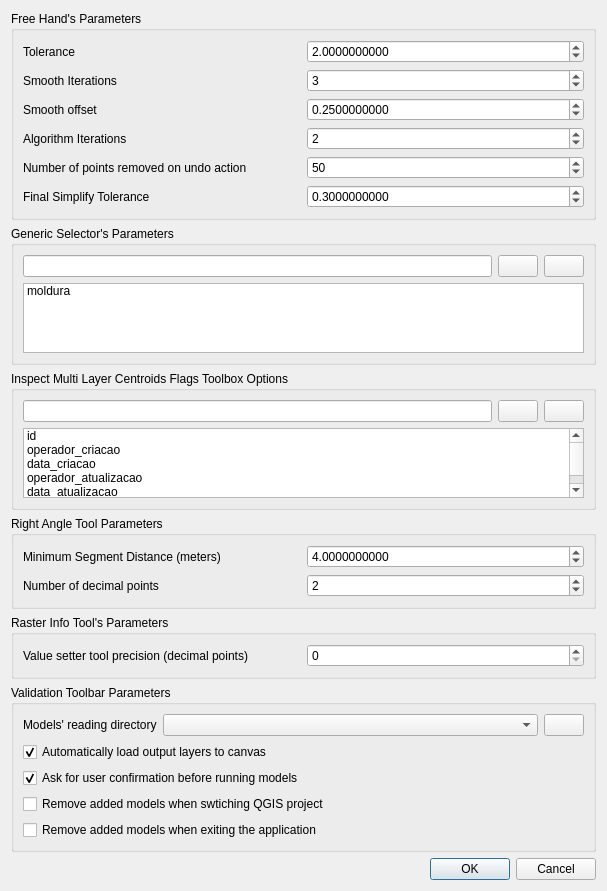
<?xml version="1.0" encoding="UTF-8"?>
<ui version="4.0">
 <class>Options</class>
 <widget class="QDialog" name="Options">
  <property name="geometry">
   <rect>
    <x>0</x>
    <y>0</y>
    <width>607</width>
    <height>783</height>
   </rect>
  </property>
  <property name="windowTitle">
   <string>DSGTools Options</string>
  </property>
  <layout class="QGridLayout" name="gridLayout_6">
   <item row="0" column="0">
    <widget class="QgsCollapsibleGroupBox" name="mGroupBox">
     <property name="title">
      <string>Free Hand's Parameters</string>
     </property>
     <property name="saveCollapsedState">
      <bool>false</bool>
     </property>
     <layout class="QGridLayout" name="gridLayout">
      <item row="0" column="0">
       <widget class="QLabel" name="label">
        <property name="text">
         <string>Tolerance</string>
        </property>
       </widget>
      </item>
      <item row="0" column="1">
       <widget class="QgsDoubleSpinBox" name="toleranceQgsDoubleSpinBox">
        <property name="decimals">
         <number>10</number>
        </property>
        <property name="maximum">
         <double>100000000000000000.000000000000000</double>
        </property>
        <property name="value">
         <double>2.000000000000000</double>
        </property>
       </widget>
      </item>
      <item row="1" column="0">
       <widget class="QLabel" name="label_2">
        <property name="text">
         <string>Smooth Iterations</string>
        </property>
       </widget>
      </item>
      <item row="1" column="1">
       <widget class="QgsSpinBox" name="smoothIterationsQgsSpinBox">
        <property name="maximum">
         <number>999999999</number>
        </property>
        <property name="value">
         <number>3</number>
        </property>
       </widget>
      </item>
      <item row="2" column="0">
       <widget class="QLabel" name="label_3">
        <property name="text">
         <string>Smooth offset</string>
        </property>
       </widget>
      </item>
      <item row="2" column="1">
       <widget class="QgsDoubleSpinBox" name="smoothOffsetQgsDoubleSpinBox">
        <property name="decimals">
         <number>10</number>
        </property>
        <property name="maximum">
         <double>100000000000000004764729344.000000000000000</double>
        </property>
        <property name="value">
         <double>0.250000000000000</double>
        </property>
       </widget>
      </item>
      <item row="3" column="0">
       <widget class="QLabel" name="label_4">
        <property name="text">
         <string>Algorithm Iterations</string>
        </property>
       </widget>
      </item>
      <item row="3" column="1">
       <widget class="QgsSpinBox" name="algIterationsQgsSpinBox">
        <property name="value">
         <number>2</number>
        </property>
       </widget>
      </item>
      <item row="4" column="0">
       <widget class="QLabel" name="label_5">
        <property name="text">
         <string>Number of points removed on undo action</string>
        </property>
       </widget>
      </item>
      <item row="4" column="1">
       <widget class="QgsSpinBox" name="undoQgsSpinBox">
        <property name="maximum">
         <number>999999999</number>
        </property>
        <property name="value">
         <number>50</number>
        </property>
       </widget>
      </item>
      <item row="5" column="0">
       <widget class="QLabel" name="label_8">
        <property name="text">
         <string>Final Simplify Tolerance</string>
        </property>
       </widget>
      </item>
      <item row="5" column="1">
       <widget class="QgsDoubleSpinBox" name="finalToleranceQgsDoubleSpinBox">
        <property name="decimals">
         <number>10</number>
        </property>
        <property name="maximum">
         <double>100000000000000000.000000000000000</double>
        </property>
        <property name="value">
         <double>0.300000000000000</double>
        </property>
       </widget>
      </item>
     </layout>
    </widget>
   </item>
   <item row="1" column="0">
    <widget class="QgsCollapsibleGroupBox" name="mGroupBox_2">
     <property name="title">
      <string>Generic Selector's Parameters</string>
     </property>
     <layout class="QGridLayout" name="gridLayout_3">
      <item row="0" column="0">
       <layout class="QHBoxLayout" name="horizontalLayout">
        <item>
         <widget class="QLineEdit" name="addParameterLineEdit"/>
        </item>
        <item>
         <widget class="QPushButton" name="addPushButton">
          <property name="text">
           <string/>
          </property>
          <property name="icon">
           <iconset resource="../../../resources.qrc">
            <normaloff>:/plugins/DsgTools/icons/plus.png</normaloff>:/plugins/DsgTools/icons/plus.png</iconset>
          </property>
          <property name="iconSize">
           <size>
            <width>16</width>
            <height>16</height>
           </size>
          </property>
         </widget>
        </item>
        <item>
         <widget class="QPushButton" name="removePushButton">
          <property name="text">
           <string/>
          </property>
          <property name="icon">
           <iconset resource="../../../resources.qrc">
            <normaloff>:/plugins/DsgTools/icons/remove.png</normaloff>:/plugins/DsgTools/icons/remove.png</iconset>
          </property>
         </widget>
        </item>
       </layout>
      </item>
      <item row="1" column="0">
       <widget class="QListWidget" name="blackListWidget">
        <property name="selectionMode">
         <enum>QAbstractItemView::MultiSelection</enum>
        </property>
        <item>
         <property name="text">
          <string>moldura</string>
         </property>
        </item>
       </widget>
      </item>
     </layout>
    </widget>
   </item>
   <item row="2" column="0">
    <widget class="QgsCollapsibleGroupBox" name="mGroupBox_6">
      <property name="title">
        <string>Inspect Multi Layer Centroids Flags Toolbox Options</string>
      </property>
      <layout class="QGridLayout" name="gridLayout_7">
        <item row="0" column="0">
          <layout class="QHBoxLayout" name="horizontalLayout_2">
            <item>
              <widget class="QLineEdit" name="addCentroidFlagParameterLineEdit"/>
            </item>
            <item>
              <widget class="QPushButton" name="addCentroidFlagPushButton">
                <property name="text">
                  <string/>
                </property>
                <property name="icon">
                  <iconset resource="../../../resources.qrc">
                    <normaloff>:/plugins/DsgTools/icons/plus.png</normaloff>:/plugins/DsgTools/icons/plus.png
                  </iconset>
                </property>
                <property name="iconSize">
                  <size>
                    <width>16</width>
                    <height>16</height>
                  </size>
                </property>
              </widget>
            </item>
            <item>
              <widget class="QPushButton" name="removeCentroidFlagPushButton">
                <property name="text">
                  <string/>
                </property>
                <property name="icon">
                  <iconset resource="../../../resources.qrc">
                    <normaloff>:/plugins/DsgTools/icons/remove.png</normaloff>:/plugins/DsgTools/icons/remove.png
                  </iconset>
                </property>
              </widget>
            </item>
          </layout>
        </item>
        <item row="1" column="0">
          <widget class="QListWidget" name="centroidFlagBlackListWidget">
            <property name="selectionMode">
              <enum>QAbstractItemView::MultiSelection</enum>
            </property>
            <item>
              <property name="text">
                <string>id</string>
              </property>
            </item>
            <item>
              <property name="text">
                <string>operador_criacao</string>
              </property>
            </item>
            <item>
              <property name="text">
                <string>data_criacao</string>
              </property>
            </item>
            <item>
              <property name="text">
                <string>operador_atualizacao</string>
              </property>
            </item>
            <item>
              <property name="text">
                <string>data_atualizacao</string>
              </property>
            </item>
          </widget>
        </item>
      </layout>
    </widget>
   </item>
   <item row="3" column="0">
    <widget class="QgsCollapsibleGroupBox" name="mGroupBox_4">
     <property name="title">
      <string>Right Angle Tool Parameters</string>
     </property>
     <layout class="QGridLayout" name="gridLayout_5">
      <item row="0" column="0">
       <widget class="QLabel" name="label_7">
        <property name="text">
         <string>Minimum Segment Distance (meters)</string>
        </property>
       </widget>
      </item>
      <item row="0" column="1">
       <widget class="QgsDoubleSpinBox" name="minSegmentDistanceQgsSpinBox">
        <property name="decimals">
         <number>10</number>
        </property>
        <property name="maximum">
         <double>100000000000000004764729344.000000000000000</double>
        </property>
        <property name="value">
         <double>4.000000000000000</double>
        </property>
       </widget>
      </item>
      <item row="1" column="0">
       <widget class="QLabel" name="label_10">
        <property name="text">
         <string>Number of decimal points</string>
        </property>
       </widget>
      </item>
      <item row="1" column="1">
       <widget class="QgsSpinBox" name="rightAngleDecimalsQgsSpinBox">
        <property name="value">
         <number>2</number>
        </property>
       </widget>
      </item>
     </layout>
    </widget>
   </item>
   <item row="4" column="0">
    <widget class="QgsCollapsibleGroupBox" name="mGroupBox_3">
     <property name="title">
      <string>Raster Info Tool's Parameters</string>
     </property>
     <layout class="QGridLayout" name="gridLayout_2">
      <item row="0" column="0">
       <widget class="QLabel" name="label_6">
        <property name="text">
         <string>Value setter tool precision (decimal points)</string>
        </property>
       </widget>
      </item>
      <item row="0" column="1">
       <widget class="QgsSpinBox" name="decimalQgsSpinBox">
        <property name="maximum">
         <number>21</number>
        </property>
        <property name="value">
         <number>0</number>
        </property>
       </widget>
      </item>
     </layout>
    </widget>
   </item>
   <item row="5" column="0">
    <widget class="QgsCollapsibleGroupBox" name="mGroupBox_5">
     <property name="title">
      <string>Validation Toolbar Parameters</string>
     </property>
     <layout class="QGridLayout" name="gridLayout_4">
      <item row="0" column="1">
       <widget class="QComboBox" name="modelPathComboBox">
        <property name="sizePolicy">
         <sizepolicy hsizetype="MinimumExpanding" vsizetype="Minimum">
          <horstretch>0</horstretch>
          <verstretch>0</verstretch>
         </sizepolicy>
        </property>
        <property name="frame">
         <bool>true</bool>
        </property>
       </widget>
      </item>
      <item row="0" column="0">
       <widget class="QLabel" name="label_9">
        <property name="sizePolicy">
         <sizepolicy hsizetype="Minimum" vsizetype="Minimum">
          <horstretch>0</horstretch>
          <verstretch>0</verstretch>
         </sizepolicy>
        </property>
        <property name="text">
         <string>Models' reading directory</string>
        </property>
       </widget>
      </item>
      <item row="2" column="0" colspan="2">
       <widget class="QCheckBox" name="checkBeforeRunModelCheckBox">
        <property name="text">
         <string>Ask for user confirmation before running models</string>
        </property>
        <property name="checked">
         <bool>true</bool>
        </property>
       </widget>
      </item>
      <item row="4" column="0" colspan="2">
       <widget class="QCheckBox" name="resetModelsCheckBox">
        <property name="text">
         <string>Remove added models when exiting the application</string>
        </property>
       </widget>
      </item>
      <item row="3" column="0" colspan="2">
       <widget class="QCheckBox" name="removeModelsProjectCheckBox">
        <property name="text">
         <string>Remove added models when swtiching QGIS project</string>
        </property>
       </widget>
      </item>
      <item row="0" column="2">
       <widget class="QPushButton" name="addModelPathPushButton">
        <property name="sizePolicy">
         <sizepolicy hsizetype="Minimum" vsizetype="Minimum">
          <horstretch>0</horstretch>
          <verstretch>0</verstretch>
         </sizepolicy>
        </property>
        <property name="toolTip">
         <string>Add a custom path to look for QGIS Processing models.</string>
        </property>
        <property name="text">
         <string/>
        </property>
        <property name="icon">
         <iconset resource="../../../resources.qrc">
          <normaloff>:/plugins/DsgTools/icons/plus.png</normaloff>:/plugins/DsgTools/icons/plus.png</iconset>
        </property>
       </widget>
      </item>
      <item row="1" column="0" colspan="3">
       <widget class="QCheckBox" name="loadModelOutputCheckBox">
        <property name="text">
         <string>Automatically load output layers to canvas</string>
        </property>
        <property name="checked">
         <bool>true</bool>
        </property>
       </widget>
      </item>
     </layout>
    </widget>
   </item>
   <item row="6" column="0">
    <spacer name="verticalSpacer">
     <property name="orientation">
      <enum>Qt::Vertical</enum>
     </property>
     <property name="sizeHint" stdset="0">
      <size>
       <width>20</width>
       <height>40</height>
      </size>
     </property>
    </spacer>
   </item>
   <item row="7" column="0">
    <widget class="QDialogButtonBox" name="buttonBox">
     <property name="orientation">
      <enum>Qt::Horizontal</enum>
     </property>
     <property name="standardButtons">
      <set>QDialogButtonBox::Cancel|QDialogButtonBox::Ok</set>
     </property>
    </widget>
   </item>
  </layout>
 </widget>
 <customwidgets>
  <customwidget>
   <class>QgsCollapsibleGroupBox</class>
   <extends>QGroupBox</extends>
   <header>qgscollapsiblegroupbox.h</header>
   <container>1</container>
  </customwidget>
  <customwidget>
   <class>QgsDoubleSpinBox</class>
   <extends>QDoubleSpinBox</extends>
   <header>qgsdoublespinbox.h</header>
  </customwidget>
  <customwidget>
   <class>QgsSpinBox</class>
   <extends>QSpinBox</extends>
   <header>qgsspinbox.h</header>
  </customwidget>
 </customwidgets>
 <resources>
  <include location="../../../resources.qrc"/>
 </resources>
 <connections>
  <connection>
   <sender>buttonBox</sender>
   <signal>accepted()</signal>
   <receiver>Options</receiver>
   <slot>accept()</slot>
   <hints>
    <hint type="sourcelabel">
     <x>248</x>
     <y>254</y>
    </hint>
    <hint type="destinationlabel">
     <x>157</x>
     <y>274</y>
    </hint>
   </hints>
  </connection>
  <connection>
   <sender>buttonBox</sender>
   <signal>rejected()</signal>
   <receiver>Options</receiver>
   <slot>reject()</slot>
   <hints>
    <hint type="sourcelabel">
     <x>316</x>
     <y>260</y>
    </hint>
    <hint type="destinationlabel">
     <x>286</x>
     <y>274</y>
    </hint>
   </hints>
  </connection>
 </connections>
</ui>
